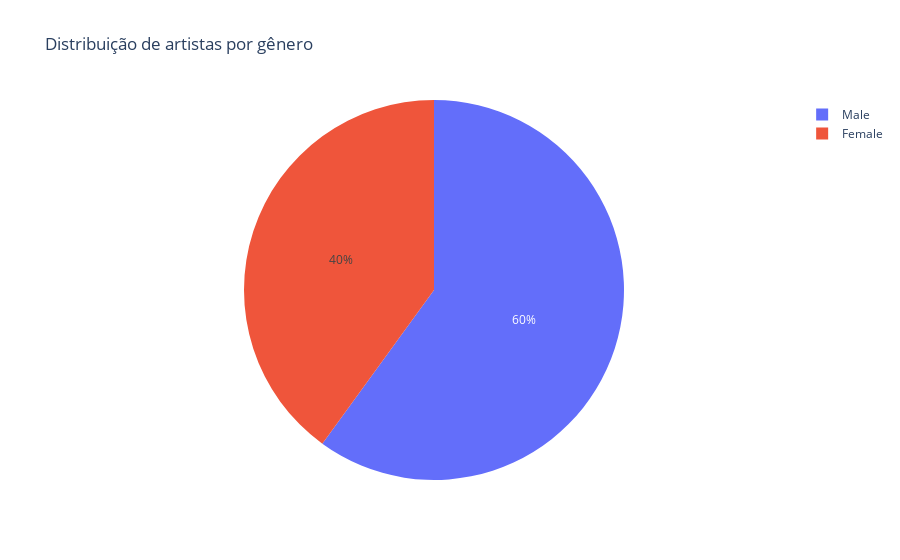

The notebook cell saved with this chart:
### Code cell
# Assim, para ver a distribuicao de generos entre os 20 artistas mais ouvidos, criei o nosso querido grafico de pizza
contagem_quantidade = df_artistas['Gender'].value_counts() # contar os valores em Gender
fig = px.pie(contagem_quantidade, values=contagem_quantidade.values, names=contagem_quantidade.index, 
             title='Distribuição de artistas por gênero')
fig.show()

### Figure 1 — Plotly figure (JSON) as saved in the notebook; plotly's stock layout.template omitted (floating-point values rounded to 4 significant figures)
{"data": [{"domain": {"x": [0, 1], "y": [0, 1]}, "hovertemplate": "Gender=%{label}<br>value=%{value}<extra></extra>", "labels": ["Male", "Female"], "legendgroup": "", "name": "", "showlegend": true, "type": "pie", "values": [12, 8]}], "layout": {"legend": {"tracegroupgap": 0}, "title": {"text": "Distribuição de artistas por gênero"}}}
